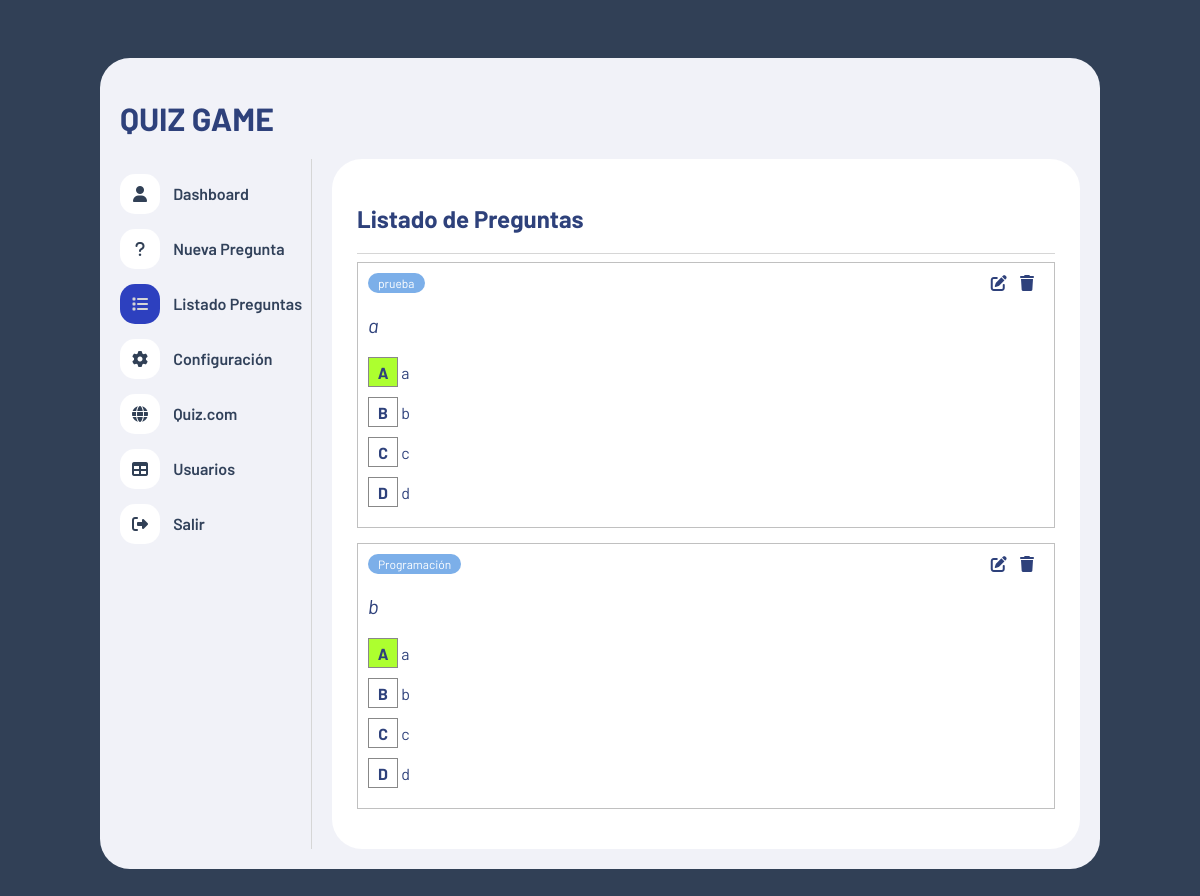
Screenshot of /listadopreguntas.php (signed in) with the database file from the repository.
### tables this page shows
CREATE TABLE `preguntas` (
  `id` int(11) NOT NULL,
  `tema` int(11) NOT NULL,
  `pregunta` text NOT NULL,
  `opcion_a` text NOT NULL,
  `opcion_b` text NOT NULL,
  `opcion_c` text NOT NULL,
  `opcion_d` text NOT NULL,
  `correcta` varchar(1) NOT NULL
);

CREATE TABLE `temas` (
  `id` int(11) NOT NULL,
  `nombre` varchar(100) NOT NULL
);

### funciones/funciones.php (called while the page is built, shortened)
<?php
function obtenerNombreTema($id){
    include("conexion.php");
    $query = "SELECT * FROM temas WHERE id = '$id'";
    $result = mysqli_query($conn, $query);
    $tema = mysqli_fetch_array($result);
    return $tema['nombre'];
}
function obetenerTodasLasPreguntas()
{
    include("conexion.php");
    $query = "SELECT * FROM preguntas";
    $result = mysqli_query($conn, $query);
    return $result;
}

### listadopreguntas.php (the view, shortened to what this page needs)
<?php
include("./funciones/funciones.php");
$resultado_preguntas = obetenerTodasLasPreguntas();
?>
<!DOCTYPE html>
<html lang="es">
<head>
    <link rel="stylesheet" href="https://cdnjs.cloudflare.com/ajax/libs/font-awesome/6.1.1/css/all.min.css"
    />
    <link rel="stylesheet" href="./css/estilo.css">
</head>
<body>
    <div class="contenedor">
        <header>
            <h1>QUIZ GAME</h1>
        </header>
        <div class="contenedor-info">
            <?php include("nav.php") ?>
            <div class="panel">
                <h2>Listado de Preguntas</h2>
                <hr>
                <section id="listadoPreguntas">
                <?php while ($row = mysqli_fetch_assoc($resultado_preguntas)) : ?>
                    <div class="contenedor-pregunta">
                        <header>
                            <span class="tema"><?php echo obtenerNombreTema($row['tema'])?></span>
                            <div class="opciones">
                                <i class="fa-solid fa-pen-to-square" onclick="editarPregunta(<?php echo $row['id']?>)"></i>
                                <i class="fa-solid fa-trash"" onclick="abrirModalEliminar(<?php echo $row['id']?>)"></i>
                            </div>
                        </header>
                        <p class="pregunta"><?php echo $row['pregunta']?></p>
                        <div class="opcion">
                            <div class="caja <?php if($row['correcta']=='A'){ echo 'pintarVerde';}?>">
                                A
                            </div>
                            <span class="texto"><?php echo $row['opcion_a']?></span>
                        </div>
                        <div class="opcion">
                            <span class="caja <?php if($row['correcta']=='B'){ echo 'pintarVerde';}?>">B</span>
                            <span class="texto"><?php echo $row['opcion_b']?></span>
                        </div>
                        <div class="opcion">
                            <span class="caja <?php if($row['correcta']=='C'){ echo 'pintarVerde';}?>">C</span>
                            <span class="texto"><?php echo $row['opcion_c']?></span>
                        </div>
                        <div class="opcion">
                            <span class="caja <?php if($row['correcta']=='D'){ echo 'pintarVerde';}?>">D</span>
                            <span class="texto"><?php echo $row['opcion_d']?></span>
                        </div>
                    </div>
                <?php endwhile ?>
                </section>
            </div>
        </div>
    </div>
</body>
</html>

### css/estilo.css (style rules this page uses)
* { box-sizing: border-box; font-family: 'Barlow'; }
body { background-color: #314056; padding: 50px; color: #2e417b; }
hr { border: none; border-bottom: 1px solid #d6d6d6; }
.contenedor { max-width: 1000px; width: 100%; margin: auto; background-color: #f1f2f8; padding: 20px; border-radius: 30px; }
.contenedor .contenedor-info { display: flex; }
.contenedor .contenedor-info .panel { background-color: #fff; width: 100%; border-radius: 30px; margin-left: 20px; padding: 25px; }
#listadoPreguntas .contenedor-pregunta { border: 1px solid #c0c0c0; padding: 10px; margin-bottom: 15px; }
#listadoPreguntas .contenedor-pregunta header { display: flex; justify-content: space-between; }
#listadoPreguntas .contenedor-pregunta header .tema { display: block; background: #7cafe9; color: #fff; font-size: 12px; padding: 3px 10px; border-radius: 10px; }
#listadoPreguntas .contenedor-pregunta header .opciones i { display: inline-block; margin-right: 10px; cursor: pointer; }
#listadoPreguntas .contenedor-pregunta .pregunta { font-size: 20px; font-style: italic; }
#listadoPreguntas .contenedor-pregunta .opcion { margin-bottom: 10px; }
#listadoPreguntas .contenedor-pregunta .caja { display: inline-block; text-align: center; line-height: 30px; width: 30px; height: 30px; border: 1px solid #888; font-weight: bold; }
.pintarVerde { background-color: greenyellow; }

### rows the page displays
preguntas: tema.nombre "prueba", pregunta "a", opcion_a "a", opcion_b "b", opcion_c "c", opcion_d "d"
preguntas: tema.nombre "Programación", pregunta "b", opcion_a "a", opcion_b "b", opcion_c "c", opcion_d "d"
